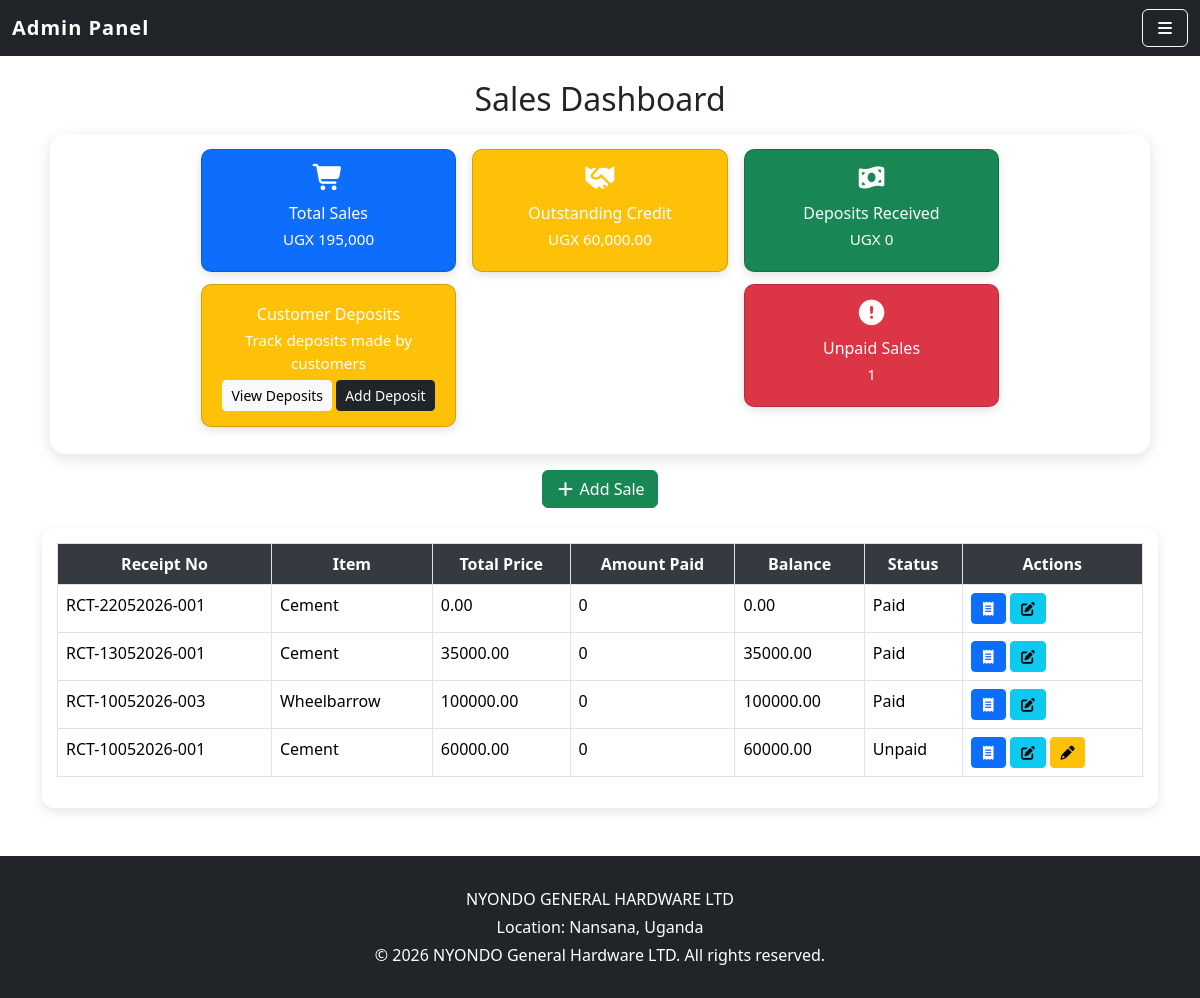
The page /dashboard/sales/ on the database as committed earlier.
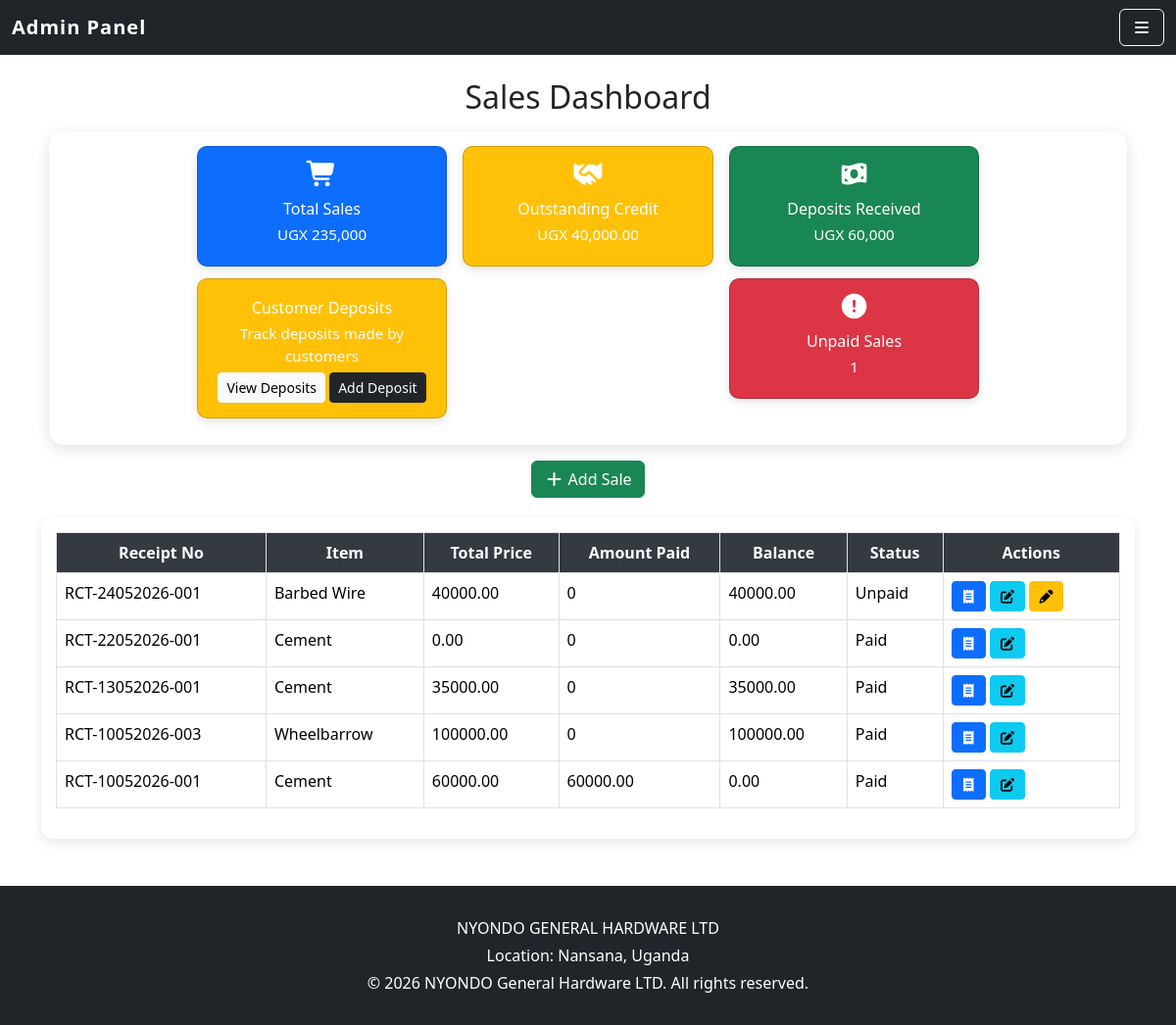
The same page on the database as committed later.
### dupapp/models.py (models this page shows, shortened)
class Sale(models.Model):
    distance_km = models.IntegerField(default=0)
    transport_cost = models.DecimalField(max_digits=10, decimal_places=2, default=0)
    ITEM_NAME_CHOICES = [
        ('Cement', 'Cement'),
        ('Iron Bar', 'Iron Bar'),
        ('Nails', 'Nails'),
        ('Roofing Nails (5kg)', 'Roofing Nails (5kg)'),
        ('Wheelbarrow', 'Wheelbarrow'),
        ('Wire Mesh', 'Wire Mesh'),
        ('Barbed Wire', 'Barbed Wire'),
        ('Iron Sheets', 'Iron Sheets'),
    ]
    SPECIFICATION_CHOICES = [
        ('CEM II/N', 'CEM II/N'),
        ('CEM III/N', 'CEM III/N'),
        ('10mm', '10mm'),
        ('12mm', '12mm'),
        ('16mm', '16mm'),
        ('1 inch', '1 inch'),
        ('3 inch', '3 inch'),
        ('4 inch', '4 inch'),
        ('5 inch', '5 inch'),
        ('Roofing Nails 5kg', 'Roofing Nails 5kg'),
        ('Wheelbarrow', 'Wheelbarrow'),
        ('Wire Mesh', 'Wire Mesh'),
        ('High Tensile', 'High Tensile'),
        ('Low Tensile', 'Low Tensile'),
        ('Gauge 28', 'Gauge 28'),
        ('Gauge 30', 'Gauge 30'),
        ('Gauge 32', 'Gauge 32'),
    ]
    PAYMENT_METHOD_CHOICES = [
        ('Cash', 'Cash'),
        ('Credit', 'Credit'),
        ('Mobile', 'Mobile Money'),
    ]
    item_name = models.CharField(max_length=50, choices=ITEM_NAME_CHOICES)
    specification = models.CharField(max_length=100,blank=True,choices=SPECIFICATION_CHOICES)
    quantity = models.IntegerField()
    unit_price = models.DecimalField( max_digits=10,decimal_places=2)
    total_price = models.DecimalField(max_digits=10,decimal_places=2)
    payment_method = models.CharField(max_length=20,choices=PAYMENT_METHOD_CHOICES)
    customer_name = models.CharField(max_length=100)
    contact = models.CharField(max_length=15)
    nin = models.CharField(max_length=15, blank=True, null=True)
    receipt_number = models.CharField(max_length=20,unique=True)
    date = models.DateTimeField(auto_now_add=True)
    def amount_paid(self):
        return sum(payment.amount for payment in self.payments.all())
    def balance(self):
        return self.total_price - self.amount_paid()
    def status(self):
        if self.payment_method in ['Cash', 'Mobile']:
            return 'Paid'
        return 'Paid' if self.balance() == 0 else 'Unpaid'

class Payment(models.Model):
    sale = models.ForeignKey(Sale,related_name="payments",on_delete=models.CASCADE)
    amount = models.DecimalField(max_digits=10,decimal_places=2 )
    date = models.DateTimeField(auto_now_add=True)

### dupapp/views.py (the view)
# urls.py: path("dashboard/sales/", views.admin_sales_dashboard, name="admin_sales_dashboard"),
def admin_sales_dashboard(request):
    sales = Sale.objects.all().order_by("-date")
    total_sales = Sale.objects.aggregate(Sum('total_price'))['total_price__sum'] or 0
    total_deposits = Payment.objects.aggregate(Sum('amount'))['amount__sum'] or 0
    outstanding_credit = sum(
        sale.balance() for sale in Sale.objects.filter(payment_method='Credit')
    )
    unpaid_sales = sum(
        1 for sale in Sale.objects.filter(payment_method='Credit')
        if sale.balance() > 0
    )
    context = {
        'sales': sales,
        'total_sales': total_sales,
        'total_deposits': total_deposits,
        'outstanding_credit': outstanding_credit,
        'unpaid_sales': unpaid_sales,
    }
    return render(request, "admin_sales_dashboard.html", context)

### dupapp/templates/admin_sales_dashboard.html (shortened to what this page needs)
{% extends 'base_admin.html' %}
{% block content %}
{% load humanize %}
<h2 class="text-center mb-3">Sales Dashboard</h2>
<div class="cards-container">
  <div class="cards">
    <div class="row justify-content-center g-3">
      <div class="col-md-3 text-center">
        <div class="card bg-primary text-white">
          <div class="card-body">
            <i class="fas fa-shopping-cart"></i>
            <h5>Total Sales</h5>
            <p>UGX {{ total_sales|intcomma }}</p>
          </div>
        </div>
        <div class="card bg-warning text-white">
          <div class="card-body">
            <h5 class="card-title">Customer Deposits</h5>
            <p class="card-text">
              Track deposits made by customers
            </p>
            <a href="{% url 'deposit_list' %}"
               class="btn btn-light btn-sm">
              View Deposits
            </a>
            <a href="{% url 'add_deposit' %}"
               class="btn btn-dark btn-sm">
              Add Deposit
            </a>
          </div>
        </div>
      </div>
      <div class="col-md-3 text-center">
        <div class="card bg-warning text-white">
          <div class="card-body">
            <i class="fas fa-handshake"></i>
            <h5>Outstanding Credit</h5>
            <p>UGX {{ outstanding_credit|intcomma }}</p>
          </div>
        </div>
      </div>
      <div class="col-md-3 text-center">
        <div class="card bg-success text-white">
          <div class="card-body">
            <i class="fas fa-money-bill-wave"></i>
            <h5>Deposits Received</h5>
            <p>UGX {{ total_deposits|intcomma }}</p>
          </div>
        </div>
        <div class="card bg-danger text-white">
          <div class="card-body">
            <i class="fas fa-exclamation-circle"></i>
            <h5>Unpaid Sales</h5>
            <p>{{ unpaid_sales|intcomma }}</p>
          </div>
        </div>
      </div>
    </div>
  </div>
</div>
<div class="text-center mt-3">
  <a href="{% url 'save_sale' %}" class="btn btn-success">
    <i class="fas fa-plus"></i> Add Sale
  </a>
</div>
<div class="table-container">
  <table class="table table-bordered">
    <thead>
      <tr>
        <th>Receipt No</th>
        <th>Item</th>
        <th>Total Price</th>
        <th>Amount Paid</th>
        <th>Balance</th>
        <th>Status</th>
        <th>Actions</th>
      </tr>
    </thead>
    <tbody>
      {% for sale in sales %}
      <tr>
        <td>{{ sale.receipt_number }}</td>
        <td>{{ sale.item_name }}</td>
        <td>{{ sale.total_price }}</td>
        <td>{{ sale.amount_paid }}</td>
        <td>{{ sale.balance }}</td>
        <td>{{ sale.status }}</td>
        <td>
          <a href="{% url 'view_receipt' sale.id %}"
             class="btn btn-sm btn-primary"
             title="View Receipt">
            <i class="fa-solid fa-receipt"></i>
          </a>
          <a href="{% url 'edit_sale' sale.id %}"
             class="btn btn-sm btn-info"
             title="Edit Sale">
            <i class="fa-solid fa-pen-to-square"></i>
          </a>
          {% if sale.payment_method == "Credit" and sale.balance > 0 %}
          <a href="{% url 'add_payment' sale.id %}"
             class="btn btn-sm btn-warning"
             title="Add Payment">
            <i class="fa-solid fa-pencil"></i>
          </a>
          {% endif %}
        </td>
      </tr>
      {% endfor %}
    </tbody>
  </table>
</div>
{% endblock %}

Rows that differ between the two databases and show on the page:
added Sale: receipt_number "RCT-24052026-001", item_name "Barbed Wire", total_price "40000.00", amount_paid "0", balance "40000.00", status "Unpaid"
computed for Sale "RCT-10052026-001": amount_paid "0" → "60000.00"; balance "60000.00" → "0.00"; status "Unpaid" → "Paid"
Other text that changed with them:
{{ total_sales|intcomma }}: "195,000" → "235,000"
{{ outstanding_credit|intcomma }}: "60,000.00" → "40,000.00"
{{ total_deposits|intcomma }}: "0" → "60,000"
